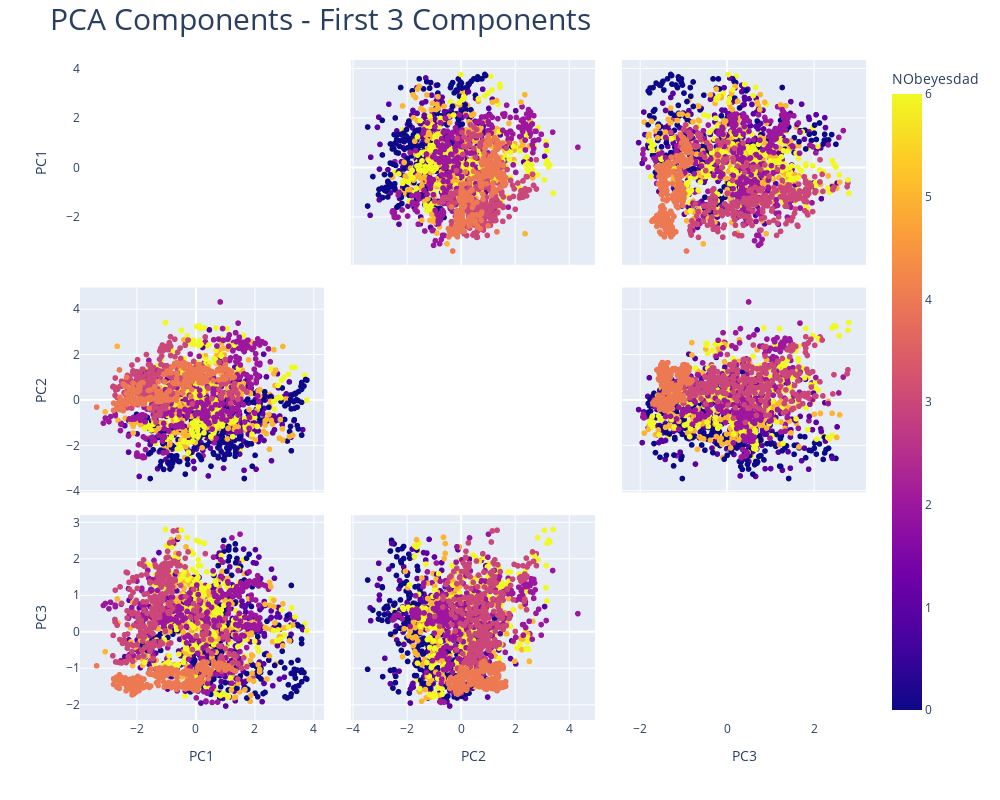
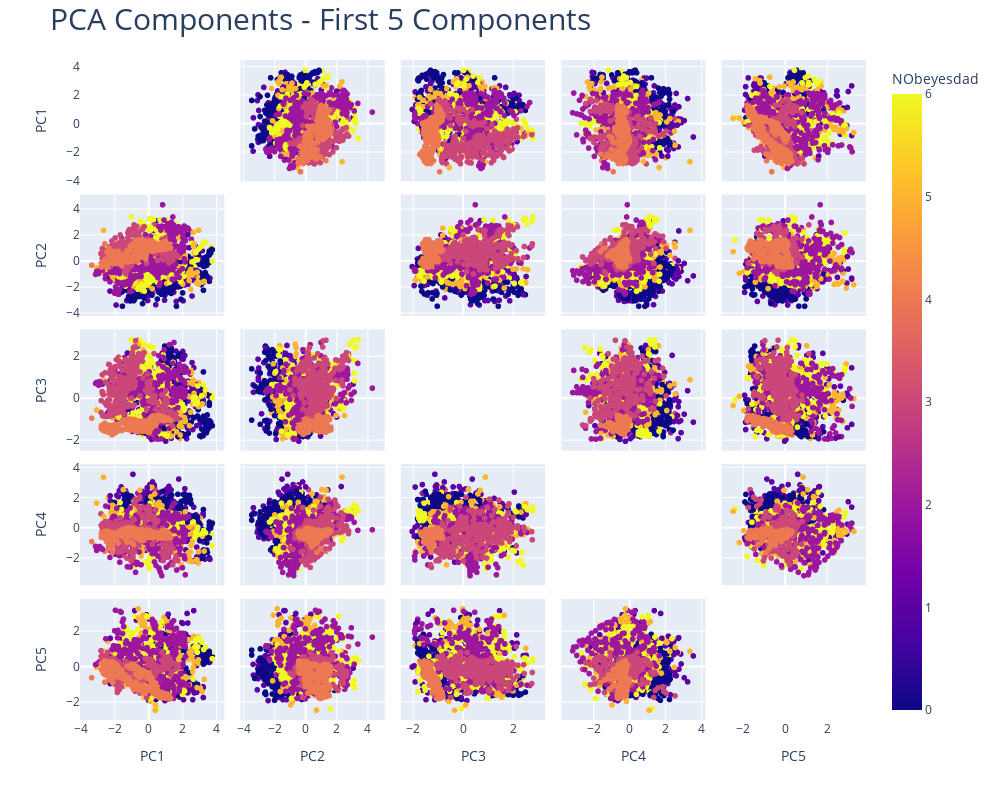

The code cell stored with these charts, in order, in its notebook:
### Code cell
from ucimlrepo import fetch_ucirepo
import pandas as pd
import numpy as np
import matplotlib.pyplot as plt
import seaborn as sns
from sklearn.preprocessing import LabelEncoder, OrdinalEncoder, OneHotEncoder, StandardScaler
from sklearn.decomposition import PCA
import plotly.express as px


# Fetch dataset
dataset = fetch_ucirepo(id=544)

# Extract features and target
features = pd.DataFrame(dataset.data.features)
target = pd.DataFrame(dataset.data.targets)

df = pd.concat([features, target], axis=1)

print(f"Number of Rows: {df.shape[0]}, Number of features in dataset: {df.shape[1]}")
print(f"No. of duplicates: {df.duplicated().sum()}")
print(f"No. null values: \n {df.isnull().sum()}")

duplicates = df[df.duplicated()]
print(f"Duplicate rows: \n{duplicates}")


# Drop duplicates
data_new = df.drop_duplicates().reset_index(drop=True)

# Extract features and target
X = data_new[['Gender', 'Age', 'Height', 'Weight', 'family_history_with_overweight',
              'FAVC', 'FCVC', 'NCP', 'CAEC', 'SMOKE', 'CH2O', 'SCC', 'FAF', 'TUE', 'CALC', 'MTRANS']]
y = data_new['NObeyesdad']

print(f"Current shape of dataframe: {data_new.shape}")
print(f"Current shape of features: {X.shape}")
print(f"Current shape of target: {y.shape}")
print(f"No. nulls: {data_new.isnull().sum()}")
print(f"No. nulls: {X.isnull().sum()}")
print(f"No. nulls: {y.isnull().sum()}")
pd.concat([data_new.head(), data_new.tail()])

# -------------------- Data Distributions ------------------
def plot_distributions(X):
    # Select numerical columns
    numerical_columns = X.select_dtypes(include=['float64', 'int', 'object']).columns
    
    # Create a figure to hold all the plots
    num_plots = len(numerical_columns)
    num_cols = 5  # Set number of columns to arrange plots in
    num_rows = (num_plots // num_cols) + 1  # Adjust number of rows based on the number of plots

    plt.figure(figsize=(20, num_rows * 5))  # Set the figure size dynamically based on the number of rows

    for i, column in enumerate(numerical_columns, 1):
        plt.subplot(num_rows, num_cols, i)  # Adjust grid size based on number of rows and columns
        sns.histplot(X[column], kde=True)
        plt.title(f'{column}')
        plt.xlabel(column)
        plt.ylabel('Frequency')
        plt.xticks(rotation=90)

    plt.tight_layout()  # Adjust layout to prevent overlapping
    plt.show()

# Passing your DataFrame to the function
plot_distributions(data_new)


# -------------------- Outliers ----------------------
plt.figure(figsize=(20, 6))
sns.boxplot(data=data_new, orient='V')
plt.title("Box Plot for Outlier Detection")
plt.show()


# ------------------ Correlation Matrix -----------------
corr_matrix = data_new.corr()

# Plot the heatmap
plt.figure(figsize=(12, 8))
sns.heatmap(corr_matrix, annot=True, fmt=".2f", cmap="coolwarm", linewidths=0.5)
plt.title("Correlation Matrix Heatmap")
plt.show()




# ----------- Encoding -----------------------

# Encode target variable
le = LabelEncoder()
y = le.fit_transform(y)  # Now y is an encoded NumPy array

# Identify categorical columns
categorical_cols = X.select_dtypes(include=['object']).columns.tolist()
numerical_cols = X.select_dtypes(include=['int64', 'float64']).columns.tolist()

# Encode binary categorical columns using LabelEncoder
binary_cols = ['family_history_with_overweight', 'FAVC', 'SMOKE', 'SCC']
le_bin = LabelEncoder()
for col in binary_cols:
    if col in categorical_cols:
        X[col] = le_bin.fit_transform(X[col])

# Encode ordinal categorical columns using OrdinalEncoder
ordinal_cols = ['CAEC', 'CALC']
ordinal_mapping = [['no', 'Sometimes', 'Frequently', 'Always']]
ordinal_encoder = OrdinalEncoder(categories=ordinal_mapping * len(ordinal_cols))  # Fix shape mismatch
X[ordinal_cols] = ordinal_encoder.fit_transform(X[ordinal_cols])

# Encode nominal categorical columns using OneHotEncoder
#sparse=False use for windows; MAC use sparse_output=False
# sparse_output=False typically drop one column manually to prevent the dummy variable trap.
#sparse=True ;  the sparse matrix is generated, and there isn't an explicit need to manually drop a column

onehot_encoder = OneHotEncoder(sparse=False, drop='first', handle_unknown='ignore')   
encoded_array = onehot_encoder.fit_transform(X[['Gender', 'MTRANS']])
encoded_X = pd.DataFrame(encoded_array, columns=onehot_encoder.get_feature_names_out(['Gender', 'MTRANS']), index=X.index)

# Merge encoded features back and drop original categorical columns
X = pd.concat([X, encoded_X], axis=1)
X.drop(columns=['Gender', 'MTRANS'], inplace=True)

# Handle missing values (if any)
#X.fillna(0, inplace=True)

# Ensure no NaNs
print("Missing values per column:\n", X.isna().sum())

# ----------- Check Data Types ---------
print("Data Types of Features after Encoding:")
print(X.dtypes)

# ----------- Scaling -----------------------
# StandardScaler should be applied only on numerical columns
scaler = StandardScaler()
X[numerical_cols] = scaler.fit_transform(X[numerical_cols])

# ----------- PCA ---------------------------
# PCA should also be applied only on numerical columns
pca = PCA(n_components=19)
principal_components = pca.fit_transform(X)
explained_variance = pca.explained_variance_ratio_

# 1. PCA Component Loadings
plt.figure(figsize=(15, 10))
sns.heatmap(pca.components_, annot=True, cmap='coolwarm', xticklabels=X.columns, yticklabels=[f'PC{i+1}' for i in range(len(explained_variance))])
plt.xlabel("Features")
plt.ylabel("Principal Components")
plt.title("Principal Component Loadings")
plt.show()

# 2. Explained Variance Plot
plt.figure(figsize=(8, 6))
plt.plot(np.cumsum(explained_variance), marker='o', linestyle='-', color='b')
plt.title("Cumulative Explained Variance by Principal Components")
plt.xlabel("Number of Principal Components")
plt.ylabel("Cumulative Explained Variance")
plt.grid(True)
plt.show()

# 3. Scatter Plot of First Two Principal Components
X_pca_2d = principal_components[:, :2]

plt.figure(figsize=(8, 6))
plt.scatter(X_pca_2d[:, 0], X_pca_2d[:, 1], c=y, cmap='viridis', edgecolors='k', alpha=0.7)
plt.colorbar(label='Target Variable (NObeyesdad)')
plt.xlabel('Principal Component 1')
plt.ylabel('Principal Component 2')
plt.title('PCA: Data Projected onto the First Two Principal Components')
plt.show()

# Display Explained Variance
for i, var in enumerate(explained_variance, 1):
    print(f"PC{i}: {var:.4f} ({var * 100:.2f}%)")


# ------------------ PCA ---------------------------

# Create PCA components DataFrame for consistency with the target variable
principal_components_df = pd.DataFrame(principal_components, columns=[f"PC{i+1}" for i in range(principal_components.shape[1])])

# Add the target variable to the PCA DataFrame for coloring
principal_components_df['NObeyesdad'] = y

# Create labels for the scatter matrix plot
labels = {
    str(i): f"PC {i+1} ({var * 100:.1f}%)"
    for i, var in enumerate(explained_variance)
}

# Scatterplot for the first 3 PCA components
fig = px.scatter_matrix(
    principal_components_df,
    labels=labels,
    dimensions=['PC1', 'PC2', 'PC3'],  # Explicitly use the column names here
    color='NObeyesdad',  # Use the encoded target variable for coloring
    color_discrete_sequence=px.colors.sequential.Turbo  # Set the color sequence
)

# Hide the diagonal plots (optional)
fig.update_traces(diagonal_visible=False)

# Update layout for readability
fig.update_layout(
    title=dict(text='PCA Components - First 3 Components'),
    title_font_size=30,
    width=1000,
    height=800,
)

# Show the figure
fig.show()

# Scatterplot for the first 5 PCA components
fig = px.scatter_matrix(
    principal_components_df,
    labels=labels,
    dimensions=['PC1', 'PC2', 'PC3', 'PC4', 'PC5'],  # Explicitly use the column names here
    color='NObeyesdad',  # Use the encoded target variable for coloring
    color_discrete_sequence=px.colors.sequential.Turbo  # Set the color sequence
)

# Hide the diagonal plots (optional)
fig.update_traces(diagonal_visible=False)

# Update layout for readability
fig.update_layout(
    title=dict(text='PCA Components - First 5 Components'),
    title_font_size=30,
    width=1000,
    height=800,
)

# Show the figure
fig.show()

### Figure 1 — Plotly figure (JSON) as saved in the notebook; plotly's stock layout.template omitted (floating-point values rounded to 4 significant figures; data arrays with more than 128 entries replaced by an {"elided": "..."} marker saying what was removed)
{"data": [{"diagonal": {"visible": false}, "dimensions": [{"axis": {"matches": true}, "label": "PC1", "values": {"elided": "2087 float values"}}, {"axis": {"matches": true}, "label": "PC2", "values": {"elided": "2087 float values"}}, {"axis": {"matches": true}, "label": "PC3", "values": {"elided": "2087 float values"}}], "hovertemplate": "%{xaxis.title.text}=%{x}<br>%{yaxis.title.text}=%{y}<br>NObeyesdad=%{marker.color}<extra></extra>", "legendgroup": "", "marker": {"color": {"elided": "2087 int values"}, "coloraxis": "coloraxis", "symbol": "circle"}, "name": "", "showlegend": false, "type": "splom"}], "layout": {"coloraxis": {"colorbar": {"title": {"text": "NObeyesdad"}}, "colorscale": [[0, "#0d0887"], [0.1111, "#46039f"], [0.2222, "#7201a8"], [0.3333, "#9c179e"], [0.4444, "#bd3786"], [0.5556, "#d8576b"], [0.6667, "#ed7953"], [0.7778, "#fb9f3a"], [0.8889, "#fdca26"], [1, "#f0f921"]]}, "dragmode": "select", "height": 800, "legend": {"tracegroupgap": 0}, "margin": {"t": 60}, "title": {"font": {"size": 30}, "text": "PCA Components - First 3 Components"}, "width": 1000}}

### Figure 2 — Plotly figure (JSON) as saved in the notebook; plotly's stock layout.template omitted (floating-point values rounded to 4 significant figures; data arrays with more than 128 entries replaced by an {"elided": "..."} marker saying what was removed)
{"data": [{"diagonal": {"visible": false}, "dimensions": [{"axis": {"matches": true}, "label": "PC1", "values": {"elided": "2087 float values"}}, {"axis": {"matches": true}, "label": "PC2", "values": {"elided": "2087 float values"}}, {"axis": {"matches": true}, "label": "PC3", "values": {"elided": "2087 float values"}}, {"axis": {"matches": true}, "label": "PC4", "values": {"elided": "2087 float values"}}, {"axis": {"matches": true}, "label": "PC5", "values": {"elided": "2087 float values"}}], "hovertemplate": "%{xaxis.title.text}=%{x}<br>%{yaxis.title.text}=%{y}<br>NObeyesdad=%{marker.color}<extra></extra>", "legendgroup": "", "marker": {"color": {"elided": "2087 int values"}, "coloraxis": "coloraxis", "symbol": "circle"}, "name": "", "showlegend": false, "type": "splom"}], "layout": {"coloraxis": {"colorbar": {"title": {"text": "NObeyesdad"}}, "colorscale": [[0, "#0d0887"], [0.1111, "#46039f"], [0.2222, "#7201a8"], [0.3333, "#9c179e"], [0.4444, "#bd3786"], [0.5556, "#d8576b"], [0.6667, "#ed7953"], [0.7778, "#fb9f3a"], [0.8889, "#fdca26"], [1, "#f0f921"]]}, "dragmode": "select", "height": 800, "legend": {"tracegroupgap": 0}, "margin": {"t": 60}, "title": {"font": {"size": 30}, "text": "PCA Components - First 5 Components"}, "width": 1000}}
